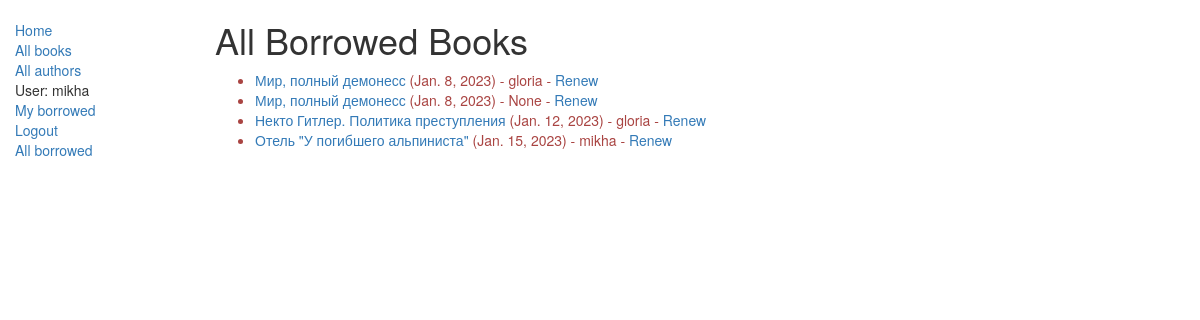
/catalog/allborrowed/ (signed in), run on the app's committed database.
### catalog/models.py (models this page shows, shortened)
class BookInstance(models.Model):
    id = models.UUIDField(primary_key=True, default=uuid.uuid4, help_text='Unique ID for this particular book across'
                                                                          'whole library')
    book = models.ForeignKey('Book', on_delete=models.SET_NULL, null=True)
    imprint = models.CharField(max_length=200)
    due_back = models.DateField(null=True, blank=True)
    borrower = models.ForeignKey(User, on_delete=models.SET_NULL, null=True, blank=True)
    LOAN_STATUS = (
        ('m', 'Maintenance'),
        ('o', 'On loan'),
        ('a', 'Available'),
        ('r', 'Reserved'),
    )
    status = models.CharField(max_length=1, choices=LOAN_STATUS, blank=True, help_text='Book availability')
    class Meta:
        ordering = ['due_back']
        permissions = (('can_mark_returned', 'Set book as returned'),)
    @property
    def is_overdue(self):
        return bool(self.due_back and date.today() > self.due_back)

class Book(models.Model):
    title = models.CharField(max_length=200)
    author = models.ForeignKey('Author', on_delete=models.SET_NULL, null=True)
    summary = models.TextField(max_length=1000, help_text="Enter a brief description of the book")
    isbn = models.CharField('ISBN', max_length=13, help_text='13 '
                                                             'Character <a href="https://www.isbn-'
                                                             'international.org/content/what-isbn">ISBN number</a>')
    genre = models.ManyToManyField(Genre, help_text="Select a genre for this book")
    def display_genre(self):
        """
        Creates a string for the Genre. This is required to display genre in Admin
        """
        return ',  '.join([genre.name for genre in self.genre.all()[:3]])
    display_genre.short_description = 'Genre'

### catalog/views.py (the view)
# urls.py: path('allborrowed/', views.Librarian.as_view(), name='all-borrowed'),
class Librarian(LoginRequiredMixin, PermissionRequiredMixin, generic.ListView):
    model = BookInstance
    permission_required = 'catalog.can_mark_returned'
    template_name = 'catalog/bookinstance_list_all_borrowed.html'
    paginate_by = 10
    def get_queryset(self):
        return BookInstance.objects.filter(status__exact='o').order_by('due_back')

### catalog/templates/catalog/bookinstance_list_all_borrowed.html
{% extends "base_generic.html" %}
{% block content %}
    <h1>All Borrowed Books</h1>
    {% if bookinstance_list %}
    <ul>
        {% for bookinst in bookinstance_list %}
        <li class="{% if bookinst.is_overdue %}text-danger{% endif %}">
          <a href="{% url 'book-detail' bookinst.book.pk %}">{{ bookinst.book.title }}</a>
          ({{ bookinst.due_back }}) - {{ bookinst.borrower }}
          {% if perms.catalog.can_mark_returned %}-
          <a href="{% url 'renew-book-librarian' bookinst.id %}">
            Renew</a>
            {% endif %}
        </li>
        {% endfor %}
    </ul>
    {% else %}
        <p>There are no books borrowed</p>
    {% endif %}
{% endblock %}

### catalog/templates/base_generic.html (shortened to what this page needs)
<!DOCTYPE html>
<html lang="en">
<head>
  <link rel="stylesheet" href="https://maxcdn.bootstrapcdn.com/bootstrap/3.3.7/css/bootstrap.min.css">
  {% load static %}
  <link rel="stylesheet" href="{% static 'css/styles.css' %}">
</head>
<body>
  <div class="container-fluid">
    <div class="row">
      <div class="col-sm-2">
      {% block sidebar %}
      <ul class="sidebar-nav">
          <li><a href="{% url 'index' %}">Home</a></li>
          <li><a href="{% url 'books' %}">All books</a></li>
          <li><a href="{% url 'authors' %}">All authors</a></li>
        {% if user.is_authenticated %}
          {% if perms.catalog.can_mark_returned %}
            <li>User: {{ user.get_username }}</li>
            <li><a href="{% url 'my-borrowed' %}">My borrowed</a></li>
            <li><a href="{% url 'logout' %}?next={{ request.path }}">Logout</a></li>
            <li><a href="{% url 'all-borrowed' %}">All borrowed</a></li>
          {% else %}
            <li>User: {{ user.get_username }}</li>
            <li><a href="{% url 'my-borrowed' %}">My Borrowed</a></li>
            <li><a href="{% url 'logout' %}?next={{ request.path }}">Logout</a></li>
          {% endif%}
        {% else %}
          <li><a href="{% url 'login' %}">Login</a></li>
        {% endif %}
       </ul>
     {% endblock %}
      </div>
      <div class="col-sm-10 ">
      {% block content %}{% endblock %}
      </div>
    </div>
  </div>
</body>
</html>

### catalog/static/styles.css (style rules this page uses)
.sidebar-nav { margin-top: 20px; padding: 0; list-style: none; }

### data on the page
BookInstance: book "Мир, полный демонесс", due_back "Jan. 8, 2023", borrower "gloria"
BookInstance: book "Мир, полный демонесс", due_back "Jan. 8, 2023", borrower "None"
BookInstance: book "Некто Гитлер. Политика преступления", due_back "Jan. 12, 2023", borrower "gloria"
BookInstance: book "Отель \"У погибшего альпиниста\"", due_back "Jan. 15, 2023", borrower "mikha"

### other printed values
{{ user.get_username }} "mikha"
